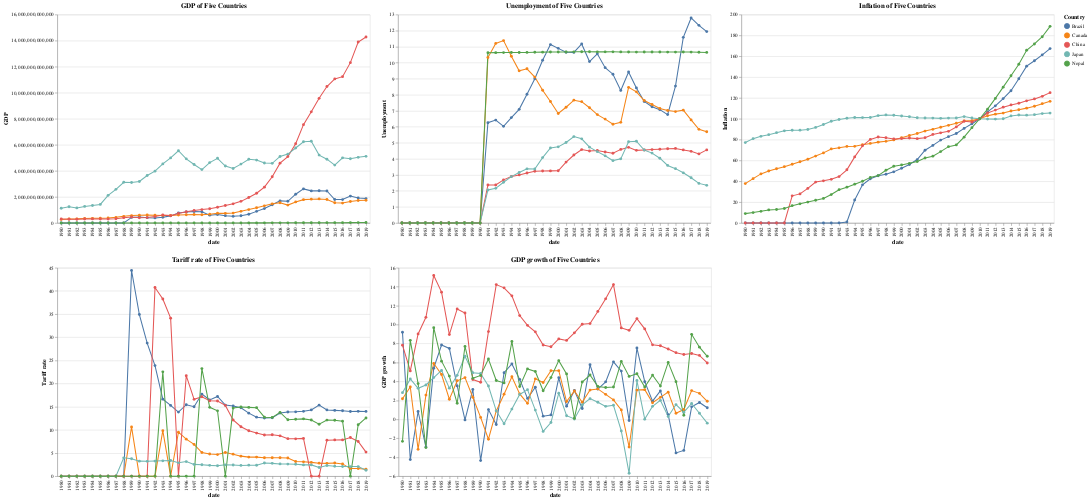

The code cell stored with this chart in its notebook:
### Markdown cell above
Explore treads of different indicators across countries

### Code cell
def draw_line_chart(name,df):
    df = df.reset_index()
    long_df = pd.melt(df, id_vars=['date'],var_name='Country', value_name=f'{name}')
    chart = alt.Chart(long_df).mark_line(point=True).encode(
        x='date:O',  # 'date:T' if the year is in datetime format
        y=f'{name}:Q',
        color='Country:N',
        tooltip=['Country', 'date', f'{name}']
    ).properties(
        title=f'{name} of Five Countries',
        width=600,
        height=400
    )
    return chart

charts = [draw_line_chart(name,df)for name,df in dfs.items()]

grid = alt.vconcat(
    alt.hconcat(*charts[:3]), 
    alt.hconcat(*charts[3:])
).resolve_scale(
    x='shared',
    y='shared'
)

grid.display()

### Figure 1 — Vega-Lite specification as saved in the notebook (floating-point values rounded to 4 significant figures; data arrays with more than 128 entries replaced by an {"elided": "..."} marker saying what was removed)
{"config": {"view": {"continuousWidth": 300, "continuousHeight": 300}}, "vconcat": [{"hconcat": [{"data": {"name": "data-6f88a1f4d71a5b914d9079f121f53675"}, "mark": {"type": "line", "point": true}, "encoding": {"color": {"field": "Country", "type": "nominal"}, "tooltip": [{"field": "Country", "type": "nominal"}, {"field": "date", "type": "quantitative"}, {"field": "GDP", "type": "quantitative"}], "x": {"field": "date", "type": "ordinal"}, "y": {"field": "GDP", "type": "quantitative"}}, "height": 400, "title": "GDP of Five Countries", "width": 600}, {"data": {"name": "data-9d93929ac73f85117f6793369c002729"}, "mark": {"type": "line", "point": true}, "encoding": {"color": {"field": "Country", "type": "nominal"}, "tooltip": [{"field": "Country", "type": "nominal"}, {"field": "date", "type": "quantitative"}, {"field": "Unemployment", "type": "quantitative"}], "x": {"field": "date", "type": "ordinal"}, "y": {"field": "Unemployment", "type": "quantitative"}}, "height": 400, "title": "Unemployment of Five Countries", "width": 600}, {"data": {"name": "data-7a46dd415a55dc3185ce9ed22465049d"}, "mark": {"type": "line", "point": true}, "encoding": {"color": {"field": "Country", "type": "nominal"}, "tooltip": [{"field": "Country", "type": "nominal"}, {"field": "date", "type": "quantitative"}, {"field": "Inflation", "type": "quantitative"}], "x": {"field": "date", "type": "ordinal"}, "y": {"field": "Inflation", "type": "quantitative"}}, "height": 400, "title": "Inflation of Five Countries", "width": 600}]}, {"hconcat": [{"data": {"name": "data-9adfe145d9c3ffaddc698e517beb7e52"}, "mark": {"type": "line", "point": true}, "encoding": {"color": {"field": "Country", "type": "nominal"}, "tooltip": [{"field": "Country", "type": "nominal"}, {"field": "date", "type": "quantitative"}, {"field": "Tariff rate", "type": "quantitative"}], "x": {"field": "date", "type": "ordinal"}, "y": {"field": "Tariff rate", "type": "quantitative"}}, "height": 400, "title": "Tariff rate of Five Countries", "width": 600}, {"data": {"name": "data-215acffe64744a4d25a1787bd5593dd5"}, "mark": {"type": "line", "point": true}, "encoding": {"color": {"field": "Country", "type": "nominal"}, "tooltip": [{"field": "Country", "type": "nominal"}, {"field": "date", "type": "quantitative"}, {"field": "GDP growth", "type": "quantitative"}], "x": {"field": "date", "type": "ordinal"}, "y": {"field": "GDP growth", "type": "quantitative"}}, "height": 400, "title": "GDP growth of Five Countries", "width": 600}]}], "resolve": {"scale": {"x": "shared", "y": "shared"}}, "$schema": "https://vega.github.io/schema/vega-lite/v5.17.0.json", "datasets": {"data-6f88a1f4d71a5b914d9079f121f53675": {"elided": "200 records"}, "data-9d93929ac73f85117f6793369c002729": {"elided": "200 records"}, "data-7a46dd415a55dc3185ce9ed22465049d": {"elided": "200 records"}, "data-9adfe145d9c3ffaddc698e517beb7e52": {"elided": "200 records"}, "data-215acffe64744a4d25a1787bd5593dd5": {"elided": "200 records"}}}
